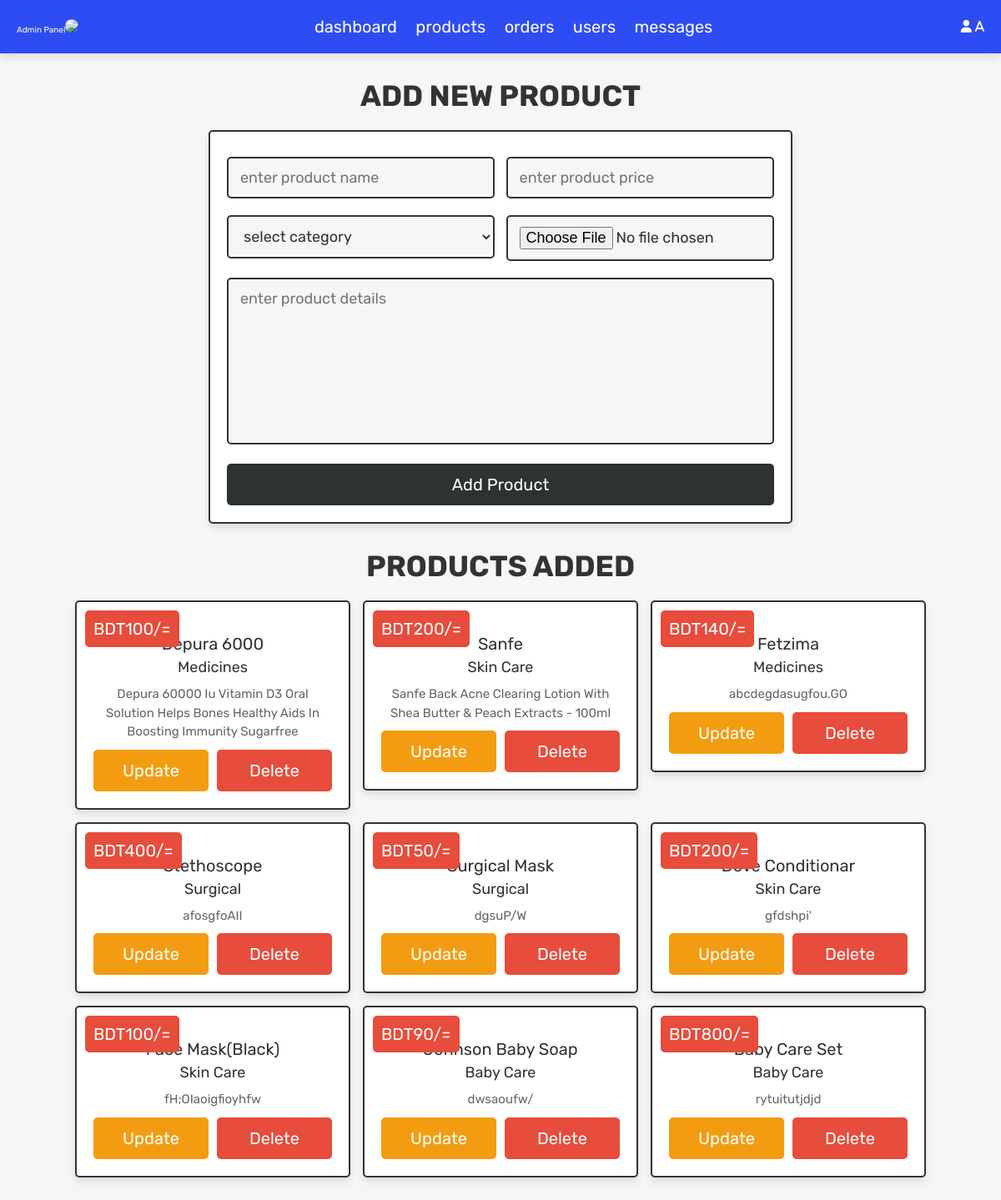
The app's page /admin_products.php (signed in) with its own data.
### tables this page shows
CREATE TABLE `users` (
  `id` int(100) NOT NULL,
  `name` varchar(100) NOT NULL,
  `email` varchar(100) NOT NULL,
  `address` varchar(500) NOT NULL,
  `birth` varchar(200) NOT NULL,
  `gender` varchar(500) NOT NULL,
  `password` varchar(100) NOT NULL,
  `user_type` varchar(20) NOT NULL DEFAULT 'user',
  `image` varchar(100) NOT NULL
);

CREATE TABLE `products` (
  `id` int(100) NOT NULL,
  `name` varchar(100) NOT NULL,
  `category` varchar(20) NOT NULL,
  `details` varchar(500) NOT NULL,
  `price` int(100) NOT NULL,
  `image` varchar(100) NOT NULL
);

### admin_products.php (the view, shortened to what this page needs)
<?php
@include 'config.php';
?>
<!DOCTYPE html>
<html lang="en">
<head>
   <link rel="stylesheet" href="https://cdnjs.cloudflare.com/ajax/libs/font-awesome/6.1.1/css/all.min.css">
   <link rel="stylesheet" href="css/admin_style.css">
</head>
<body>
<?php include 'admin_header.php'; ?>
<section class="add-products">
   <h1 class="title">add new product</h1>
   <form action="" method="POST" enctype="multipart/form-data">
      <div class="flex">
         <div class="inputBox">
         <input type="text" name="name" class="box" required placeholder="enter product name">
         <select name="category" class="box" required>
            <option value="" selected disabled>select category</option>
         </select>
         </div>
         <div class="inputBox">
         <input type="number" min="0" name="price" class="box" required placeholder="enter product price">
         <input type="file" name="image" required class="box" accept="image/jpg, image/jpeg, image/png">
         </div>
      </div>
      <textarea name="details" class="box" required placeholder="enter product details" cols="30" rows="10"></textarea>
      <input type="submit" class="btn" value="add product" name="add_product">
   </form>
</section>
<section class="show-products">
   <h1 class="title">products added</h1>
   <div class="box-container">
   <?php
      $show_products = $conn->prepare("SELECT * FROM `products`");
      $show_products->execute();
      if($show_products->rowCount() > 0){
         while($fetch_products = $show_products->fetch(PDO::FETCH_ASSOC)){
   ?>
   <div class="box">
      <div class="price">BDT<?= $fetch_products['price']; ?>/=</div>
      <div class="name"><?= $fetch_products['name']; ?></div>
      <div class="cat"><?= $fetch_products['category']; ?></div>
      <div class="details"><?= $fetch_products['details']; ?></div>
      <div class="flex-btn">
         <a href="admin_update_product.php?update=<?= $fetch_products['id']; ?>" class="option-btn">update</a>
         <a href="admin_products.php?delete=<?= $fetch_products['id']; ?>" class="delete-btn" onclick="return confirm('delete this product?');">delete</a>
      </div>
   </div>
   <?php
      }
   }else{
      echo '<p class="empty">now products added yet!</p>';
   }
   ?>
   </div>
</section>
</body>
</html>

### admin_header.php (shortened to what this page needs)
<header class="header">
   <div class="flex">
      <a href="admin_page.php" >Admin Panel<img src="images/admin.jpg"></a>
      <nav class="navbar">
         <a href="admin_page.php">dashboard</a>
         <a href="admin_products.php">products</a>
         <a href="admin_orders.php">orders</a>
         <a href="admin_users.php">users</a>
         <a href="admin_contacts.php">messages</a>
      </nav>
      <div class="icons">
      <?php
            $select_profile = $conn->prepare("SELECT * FROM `users` WHERE id = ?");
            $select_profile->execute([$admin_id]);
            $fetch_profile = $select_profile->fetch(PDO::FETCH_ASSOC);
         ?>
         <div id="user-btn" class="fas fa-user">  <?= $fetch_profile['name']; ?></div>
      </div>
   </div>
</header>

### css/admin_style.css (style rules this page uses)
.add-products form { max-width: 70rem; padding:2rem; margin:0 auto; text-align: center; border:var(--border); box-shadow: var(--box-shadow); background-color: var(--white); border-radius: .5rem; }
.add-products form .flex { display: flex; justify-content: space-between; flex-wrap: wrap; }
.add-products form .flex .inputBox { width: 49%; }
.add-products form .box { width: 100%; margin:1rem 0; padding:1.2rem 1.4rem; font-size: 1.8rem; color:var(--black); border-radius: .5rem; background-color: var(--light-bg); border:var(--border); }
.add-products form textarea { height: 20rem; resize: none; }
.show-products { padding-top: 0; }
.show-products .box-container { display: grid; grid-template-columns: repeat(auto-fit, 33rem); gap:1.5rem; align-items: flex-start; justify-content:center; }
.show-products .box-container .box { text-align: center; border:var(--border); box-shadow: var(--box-shadow); background-color: var(--white); border-radius: .5rem; padding:2rem; position: relative; }
.show-products .box-container .box .price { position: absolute; top:1rem; left:1rem; padding:1rem; font-size: 2rem; color:var(--white); background-color: var(--red); border-radius: .5rem; }
.show-products .box-container .box .name { margin:.5rem 0; font-size: 2rem; color:var(--black); }
.show-products .box-container .box .cat { font-size: 1.8rem; color:var(--green); }
.show-products .box-container .box .details { padding-top: 1rem; font-size: 1.5rem; line-height: 1.5; color:var(--light-color); }

### css/components.css (style rules this page uses)
:root { --gray:#2d3330; --orange:#f39c12; --blue:#2e4cf3; --red:#e74c3c; --black:#333; --light-color:#666; --white:#fff; --light-bg:#f6f6f6; --border:.2rem solid var(--black); --box-shadow:0 .5rem 1rem rgba(0,0,0,.1); }
* { font-family: 'Rubik', sans-serif; margin:0; padding:0; box-sizing: border-box; outline: none; border:none; text-decoration: none; color:var(--black); }
body { background-color: var(--light-bg); }
html { font-size: 62.5%; overflow-x: hidden; scroll-behavior: smooth; scroll-padding-top: 6.5rem; }
section { padding:3rem 2rem; max-width: 1200px; margin:0 auto; }
.btn, .delete-btn, .option-btn { display: block; width: 100%; margin-top: 1rem; border-radius: .5rem; color:var(--white); font-size: 2rem; padding:1.3rem 3rem; text-transform: capitalize; cursor: pointer; text-align: center; }
.btn { background-color: #2d3330; }
.delete-btn { background-color: var(--red); }
.option-btn { background-color: var(--orange); }
.flex-btn { display: flex; flex-wrap: wrap; gap:1rem; }
.flex-btn > * { flex:1; }
.title { text-align: center; margin-bottom: 2rem; text-transform: uppercase; color:var(--black); font-size: 3.5rem; }

### admin_header.php (style rules this page uses)
img { width: 50px; border-radius: 200px; }
.header { background: #2e4cf3; position: sticky; top:0; left:0; right:0; z-index: 1000; box-shadow: var(--box-shadow); }
.header .flex { display: flex; align-items: center; justify-content: space-between; padding:2rem; margin: 0 auto; max-width: 1200px; position: relative; }
.header .flex a { color: var(--white); }
.header .flex .navbar a { margin:0 1rem; font-size: 2rem; color:var(--white); }
.header .flex .icons > * { font-size: 1.5rem; color:var(--white); cursor: pointer; margin-left: 1.5rem; }

### records on screen
users: name "a"
products: price "100", name "Depura 6000", category "Medicines", details "Depura 60000 Iu Vitamin D3 Oral Solution Helps Bones Healthy Aids In Boosting Immunity Sugarfree"
products: price "200", name "Sanfe", category "Skin Care", details "Sanfe Back Acne Clearing Lotion With Shea Butter & Peach Extracts - 100ml"
products: price "140", name "Fetzima", category "Medicines", details "abcdegdasugfou.GO"
products: price "400", name "Stethoscope", category "Surgical", details "afosgfoAII"
products: price "50", name "Surgical Mask", category "Surgical", details "dgsuP/W"
products: price "200", name "Dove Conditionar", category "Skin Care", details "gfdshpi'"
products: price "100", name "Face Mask(Black)", category "Skin Care", details "fH;OIaoigfioyhfw"
products: price "90", name "Johnson Baby Soap", category "Baby Care", details "dwsaoufw/"
products: price "800", name "Baby Care Set", category "Baby Care", details "rytuitutjdjd"
